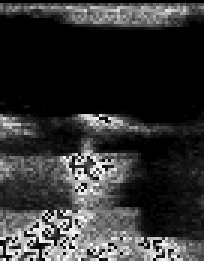
#> input picture transformation_curved_flat.test (2).png, 68 x 87 px (shown 3 times larger)
$ python -i masking.py   (imports and definitions only)
#> lines starting #> are read from the running program, lines starting #| are printed output that depends on the picture; after the words box and inside, x2 and y2 are one past the last pixel; in counts of white or black regions, pixels touching at a corner belong together
#> further down, picture is the input picture: shape (87, 68, 3); min 0, max 255, mean 50
import cv2
import numpy as np

def mask(image, top_percent=0.93, top_margin=5, apply_closing=True):

#> called with top_percent = 0.93, top_margin = 5, apply_closing = True
    hist, bins = np.histogram(image.flatten(), bins=256, range=[0, 256])
#> hist = 256 values, max 6921 at index 0, min 3 at index 211, mean 69.33; bins = 257 values from 0 to 256
    cdf = hist.cumsum()
#> cdf = 256 values from 6921 to 17748
    cdf_normalized = cdf / float(cdf[-1])
#> cdf_normalized = 256 values from 0.39 to 1

    threshold_idx = np.where(cdf_normalized >= top_percent)[0]
#> threshold_idx = 73 values from 183 to 255
    threshold_value = threshold_idx[0] if threshold_idx.size > 0 else 255
#> threshold_value = 183

    mask = (image >= threshold_value).astype(np.uint8) * 255
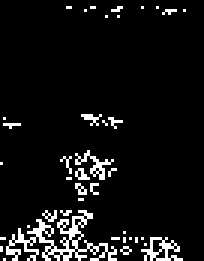
#> mask: shape (87, 68, 3) (shown 3 times larger); 7.1% white in thin lines or dots, all inside (x1, y1, x2, y2) = (0, 2, 62, 87)

    if apply_closing:
        kernel = cv2.getStructuringElement(cv2.MORPH_ELLIPSE, (2,2))
        mask = cv2.morphologyEx(mask, cv2.MORPH_CLOSE, kernel)
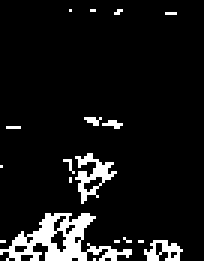
#> mask: shape (87, 68, 3) (shown 3 times larger); 8.3% white in thin lines or dots, all inside (x1, y1, x2, y2) = (0, 3, 61, 87)

#> (the run stopped early here; a loop or call above may not have finished)
